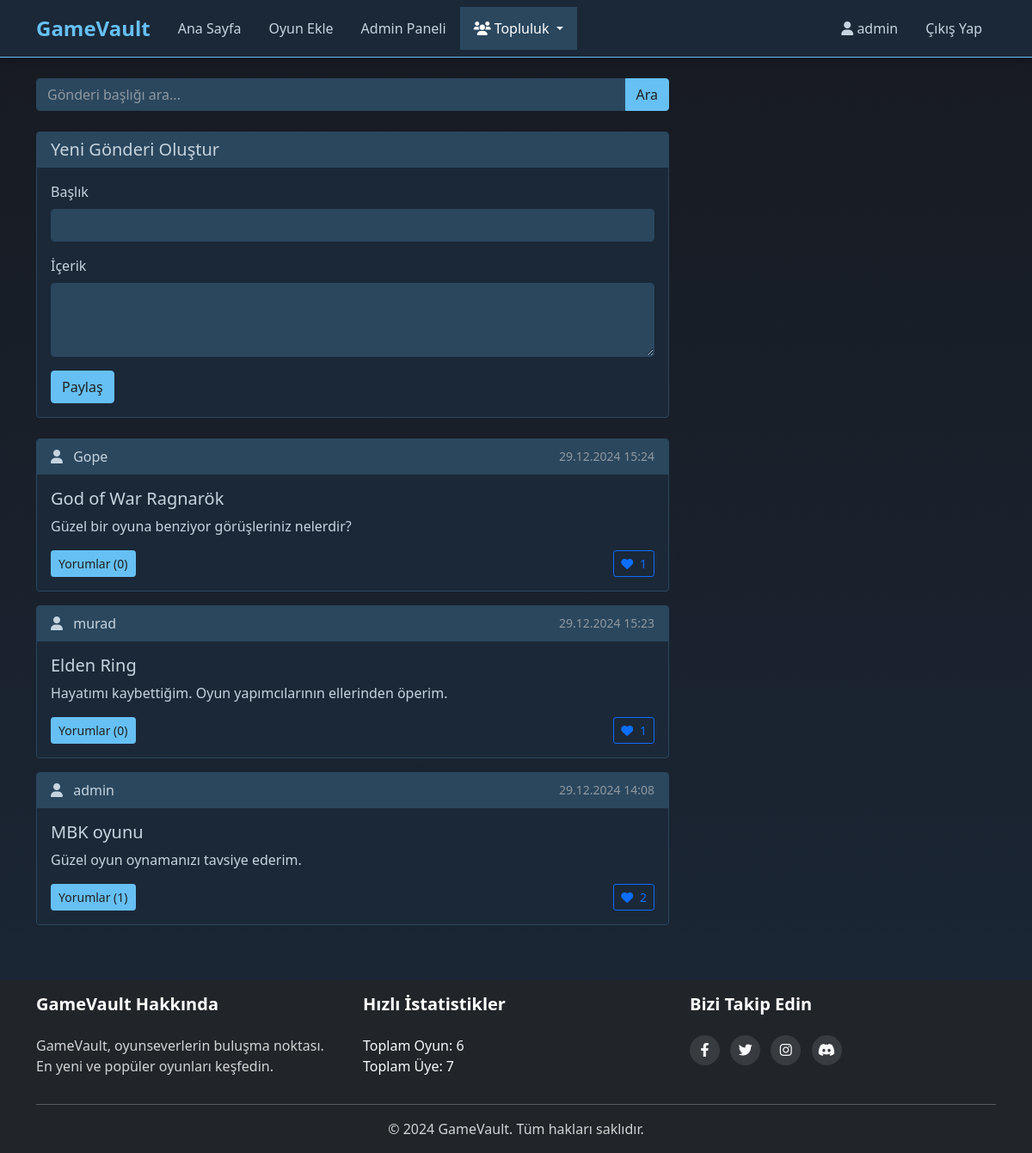
The app's page /community.php (signed in), older data.
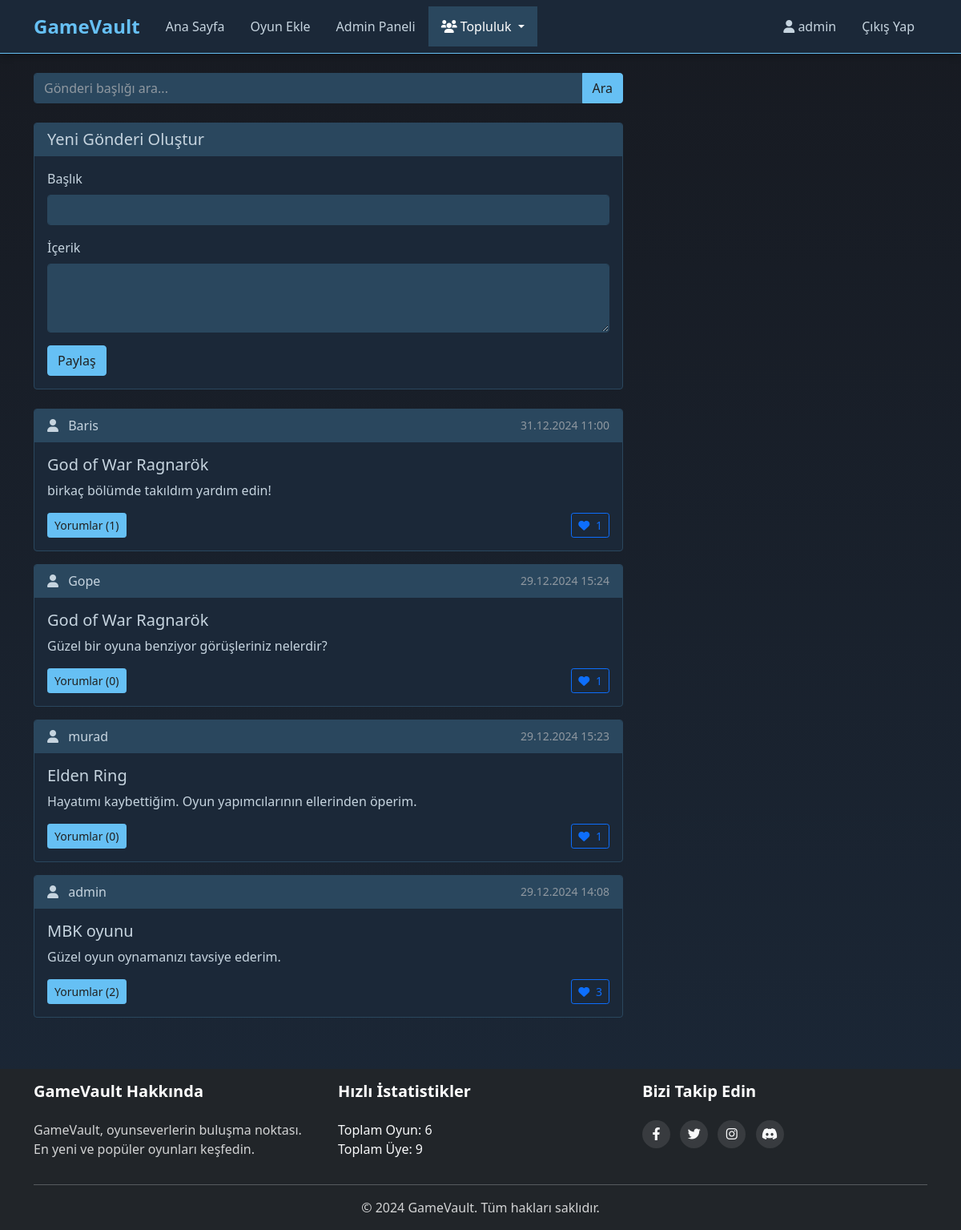
The same page, newer data.
### tables this page shows
CREATE TABLE forum_posts (
                id INTEGER PRIMARY KEY AUTOINCREMENT,
                user_id INTEGER NOT NULL,
                title TEXT NOT NULL,
                content TEXT NOT NULL,
                likes INTEGER DEFAULT 0,
                created_at DATETIME DEFAULT CURRENT_TIMESTAMP,
                FOREIGN KEY (user_id) REFERENCES users(id) ON DELETE CASCADE
            );

### community.php (the view, shortened to what the changed rows need)
<?php
$db = Database::getInstance()->getConnection();
$search_query = '';
try {
    $stmt = $db->prepare("
        SELECT fp.*, u.username,
        (SELECT COUNT(*) FROM forum_comments WHERE post_id = fp.id) as comment_count,
        (SELECT COUNT(*) FROM post_likes WHERE post_id = fp.id) as like_count
        FROM forum_posts fp
        JOIN users u ON fp.user_id = u.id
        WHERE fp.title LIKE ?
        ORDER BY fp.created_at DESC
    ");
    $stmt->execute(['%' . $search_query . '%']);
    $posts = $stmt->fetchAll();
} catch(PDOException $e) {
    $error = 'Gönderiler yüklenirken bir hata oluştu.';
}
include 'includes/header.php';
?>
<div class="container mt-4">
    <div class="row">
        <div class="col-md-8">
            <?php foreach ($posts as $post): ?>
            <div class="card mb-3">
                <div class="card-header d-flex justify-content-between align-items-center">
                    <div>
                        <i class="fas fa-user me-2"></i>
                        <?php echo htmlspecialchars($post['username']); ?>
                    </div>
                    <small class="text-muted">
                        <?php echo date('d.m.Y H:i', strtotime($post['created_at'])); ?>
                    </small>
                </div>
                <div class="card-body">
                    <h5 class="card-title"><?php echo htmlspecialchars($post['title']); ?></h5>
                    <p class="card-text"><?php echo nl2br(htmlspecialchars($post['content'])); ?></p>
                    <div class="d-flex justify-content-between align-items-center">
                        <div>
                            <button class="btn btn-sm btn-primary comment-toggle" data-post-id="<?php echo $post['id']; ?>">
                                Yorumlar (<?php echo $post['comment_count']; ?>)
                            </button>
                        </div>
                        <div>
                            <button class="btn btn-sm btn-outline-primary like-btn" data-post-id="<?php echo $post['id']; ?>">
                                <i class="fas fa-heart me-1"></i>
                                <span class="like-count"><?php echo $post['like_count']; ?></span>
                            </button>
                        </div>
                    </div>
                </div>
            </div>
            <?php endforeach; ?>
        </div>
    </div>
</div>
<?php include 'includes/footer.php'; ?>

### includes/footer.php (shortened to what the changed rows need)
<?php
$db = Database::getInstance()->getConnection();
try {
    $total_games = $db->query("SELECT COUNT(*) FROM games")->fetchColumn();
    $total_users = $db->query("SELECT COUNT(*) FROM users")->fetchColumn();
} catch(PDOException $e) {
    $total_games = 0;
    $total_users = 0;
}
?>
<footer class="footer mt-5 py-3 bg-dark text-light">
    <div class="container">
        <div class="row">
            <div class="col-md-4">
                <ul class="list-unstyled">
                    <li>Toplam Oyun: <?php echo number_format($total_games); ?></li>
                    <li>Toplam Üye: <?php echo number_format($total_users); ?></li>
                </ul>
            </div>
        </div>
    </div>
</footer>
</body>
</html>

Row changes from the older to the newer data that the page shows:
added forum_posts: username "Baris", created_at "31.12.2024 11:00", title "God of War Ragnarök", content "birkaç bölümde takıldım yardım edin!", comment_count "1", like_count "1"
computed for forum_posts "MBK oyunu": comment_count "1" → "2"; like_count "2" → "3"
Text that changed along with them:
$total_users: "7" → "9"
